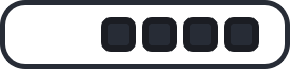
                       <widget class="QFrame" name="frame_13">
                        <property name="minimumSize">
                         <size>
                          <width>289</width>
                          <height>0</height>
                         </size>
                        </property>
                        <property name="maximumSize">
                         <size>
                          <width>9999</width>
                          <height>51</height>
                         </size>
                        </property>
                        <property name="styleSheet">
                         <string notr="true">background-color:rgba(255, 255, 255,50);
	border: 5px solid rgb(39, 44, 54);
	border-radius: 25px;</string>
                        </property>
                        <property name="frameShape">
                         <enum>QFrame::StyledPanel</enum>
                        </property>
                        <property name="frameShadow">
                         <enum>QFrame::Raised</enum>
                        </property>
                        <layout class="QHBoxLayout" name="horizontalLayout_10">
                         <property name="leftMargin">
                          <number>0</number>
                         </property>
                         <property name="topMargin">
                          <number>0</number>
                         </property>
                         <property name="rightMargin">
                          <number>26</number>
                         </property>
                         <property name="bottomMargin">
                          <number>0</number>
                         </property>
                         <item>
                          <widget class="QFrame" name="frame_14">
                           <property name="minimumSize">
                            <size>
                             <width>85</width>
                             <height>59</height>
                            </size>
                           </property>
                           <property name="maximumSize">
                            <size>
                             <width>16777215</width>
                             <height>59</height>
                            </size>
                           </property>
                           <property name="styleSheet">
                            <string notr="true">background-color:transparent;
border: none;</string>
                           </property>
                           <property name="frameShape">
                            <enum>QFrame::StyledPanel</enum>
                           </property>
                           <property name="frameShadow">
                            <enum>QFrame::Raised</enum>
                           </property>
                           <layout class="QVBoxLayout" name="verticalLayout_8">
                            <property name="spacing">
                             <number>0</number>
                            </property>
                            <property name="leftMargin">
                             <number>0</number>
                            </property>
                            <property name="topMargin">
                             <number>0</number>
                            </property>
                            <property name="rightMargin">
                             <number>0</number>
                            </property>
                            <property name="bottomMargin">
                             <number>23</number>
                            </property>
                            <item>
                             <widget class="QLabel" name="label">
                              <property name="minimumSize">
                               <size>
                                <width>90</width>
                                <height>0</height>
                               </size>
                              </property>
                              <property name="font">
                               <font>
                                <family>Segoe UI</family>
                                <pointsize>14</pointsize>
                               </font>
                              </property>
                              <property name="contextMenuPolicy">
                               <enum>Qt::DefaultContextMenu</enum>
                              </property>
                              <property name="styleSheet">
                               <string notr="true">color:rgb(255, 255, 255);
background-color:transparent;
border:none;
</string>
                              </property>
                              <property name="text">
                               <string>&lt;html&gt;&lt;head/&gt;&lt;body&gt;&lt;p align=&quot;center&quot;&gt;Tema&lt;/p&gt;&lt;/body&gt;&lt;/html&gt;</string>
                              </property>
                              <property name="alignment">
                               <set>Qt::AlignLeading|Qt::AlignLeft|Qt::AlignVCenter</set>
                              </property>
                             </widget>
                            </item>
                           </layout>
                          </widget>
                         </item>
                         <item>
                          <widget class="QPushButton" name="theme1">
                           <property name="minimumSize">
                            <size>
                             <width>35</width>
                             <height>35</height>
                            </size>
                           </property>
                           <property name="maximumSize">
                            <size>
                             <width>35</width>
                             <height>35</height>
                            </size>
                           </property>
                           <property name="styleSheet">
                            <string notr="true">
QPushButton {
	background-position: center;
	background-repeat: no-reperat;
	background-color: rgb(39, 44, 54);
	border: 7px solid  rgb(27, 29, 35);
	border-radius: 10px;
}
QPushButton:hover {
	background-color: rgb(39, 44, 54,100);
}
QPushButton:pressed {	
	background-color: rgb(85, 170, 255);
}</string>
                           </property>
                           <property name="text">
                            <string/>
                           </property>
                          </widget>
                         </item>
                         <item>
                          <widget class="QPushButton" name="theme2">
                           <property name="minimumSize">
                            <size>
                             <width>35</width>
                             <height>35</height>
                            </size>
                           </property>
                           <property name="maximumSize">
                            <size>
                             <width>35</width>
                             <height>35</height>
                            </size>
                           </property>
                           <property name="styleSheet">
                            <string notr="true">
QPushButton {
	background-position: center;
	background-repeat: no-reperat;
	background-color: rgb(39, 44, 54);
	border: 7px solid  rgb(27, 29, 35);
	border-radius: 10px;
}
QPushButton:hover {
	background-color: rgb(39, 44, 54,100);
}
QPushButton:pressed {	
	background-color: rgb(85, 170, 255);
}</string>
                           </property>
                           <property name="text">
                            <string/>
                           </property>
                          </widget>
                         </item>
                         <item>
                          <widget class="QPushButton" name="theme3">
                           <property name="minimumSize">
                            <size>
                             <width>35</width>
                             <height>35</height>
                            </size>
                           </property>
                           <property name="maximumSize">
                            <size>
                             <width>35</width>
                             <height>35</height>
                            </size>
                           </property>
                           <property name="styleSheet">
                            <string notr="true">
QPushButton {
	background-position: center;
	background-repeat: no-reperat;
	background-color: rgb(39, 44, 54);
	border: 7px solid  rgb(27, 29, 35);
	border-radius: 10px;
}
QPushButton:hover {
	background-color: rgb(39, 44, 54,100);
}
QPushButton:pressed {	
	background-color: rgb(85, 170, 255);
}</string>
                           </property>
                           <property name="text">
                            <string/>
                           </property>
                          </widget>
                         </item>
                         <item>
                          <widget class="QPushButton" name="theme4">
                           <property name="minimumSize">
                            <size>
                             <width>35</width>
                             <height>35</height>
                            </size>
                           </property>
                           <property name="maximumSize">
                            <size>
                             <width>35</width>
                             <height>35</height>
                            </size>
                           </property>
                           <property name="styleSheet">
                            <string notr="true">
QPushButton {
	background-position: center;
	background-repeat: no-reperat;
	background-color: rgb(39, 44, 54);
	border: 7px solid  rgb(27, 29, 35);
	border-radius: 10px;
}
QPushButton:hover {
	background-color: rgb(39, 44, 54,100);
}
QPushButton:pressed {	
	background-color: rgb(85, 170, 255);
}</string>
                           </property>
                           <property name="text">
                            <string/>
                           </property>
                          </widget>
                         </item>
                        </layout>
                       </widget>
